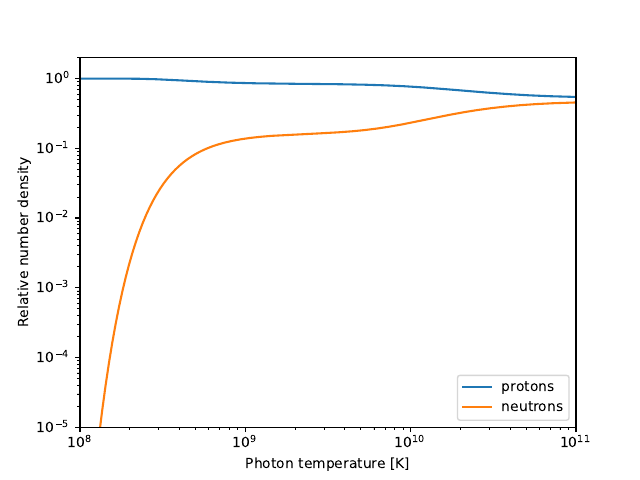

This chart was generated by the following Python code:
import matplotlib.pyplot as plt
import numpy as np
from scipy.integrate import solve_ivp
""" self defined imports """
from constants import NEUTRON_MASS, PROTON_MASS, C, BOLTZMANN_CONST
from differentials import differentials_n_p as differentials

def main():
    """
    Solve for relative number abundances for protons, neutrons, and deuterium.
    Visualizes their evolution as functions of time.
    """
    INIT_TEMP = 100e9 # K
    INIT_LOG_TEMP = np.log(100e9)
    FINAL_LOG_TEMP = np.log(0.1e9)
    INIT_REL_NUM_DN_NEUTRON = (\
        1 
        / (
        1 + np.exp((NEUTRON_MASS - PROTON_MASS)
        * C**2 / BOLTZMANN_CONST / INIT_TEMP)
        )
        )
    INIT_REL_NUM_DN_PROTON = 1 - INIT_REL_NUM_DN_NEUTRON
    INIT_PARAMS  = np.asarray([INIT_REL_NUM_DN_NEUTRON, INIT_REL_NUM_DN_PROTON])
    instance = solve_ivp(differentials, [INIT_LOG_TEMP, FINAL_LOG_TEMP], INIT_PARAMS, method="Radau", rtol=1e-12, atol=1e-12)
    log_temp_array = instance.t
    assert len(log_temp_array) > 1, "array is just 1, not good."
    temp_array = np.exp(log_temp_array)
    rel_num_dns_neut = instance.y[0]
    rel_num_dns_prot = instance.y[1]
    fig, ax = plt.subplots()

    ax.plot(temp_array, rel_num_dns_prot, label="protons")
    ax.plot(temp_array, rel_num_dns_neut, label="neutrons")
    ax.set_xlabel("Photon temperature [K]")
    ax.set_ylabel("Relative number density")
    ax.set_xscale("log")
    ax.set_yscale("log")
    ax.invert_xaxis()
    ax.set_xlim(0.1e9,100e9)
    ax.set_ylim(1e-5,2)
    ax.legend()
    fig.savefig("f.pdf")


if __name__ == "__main__":
    main()